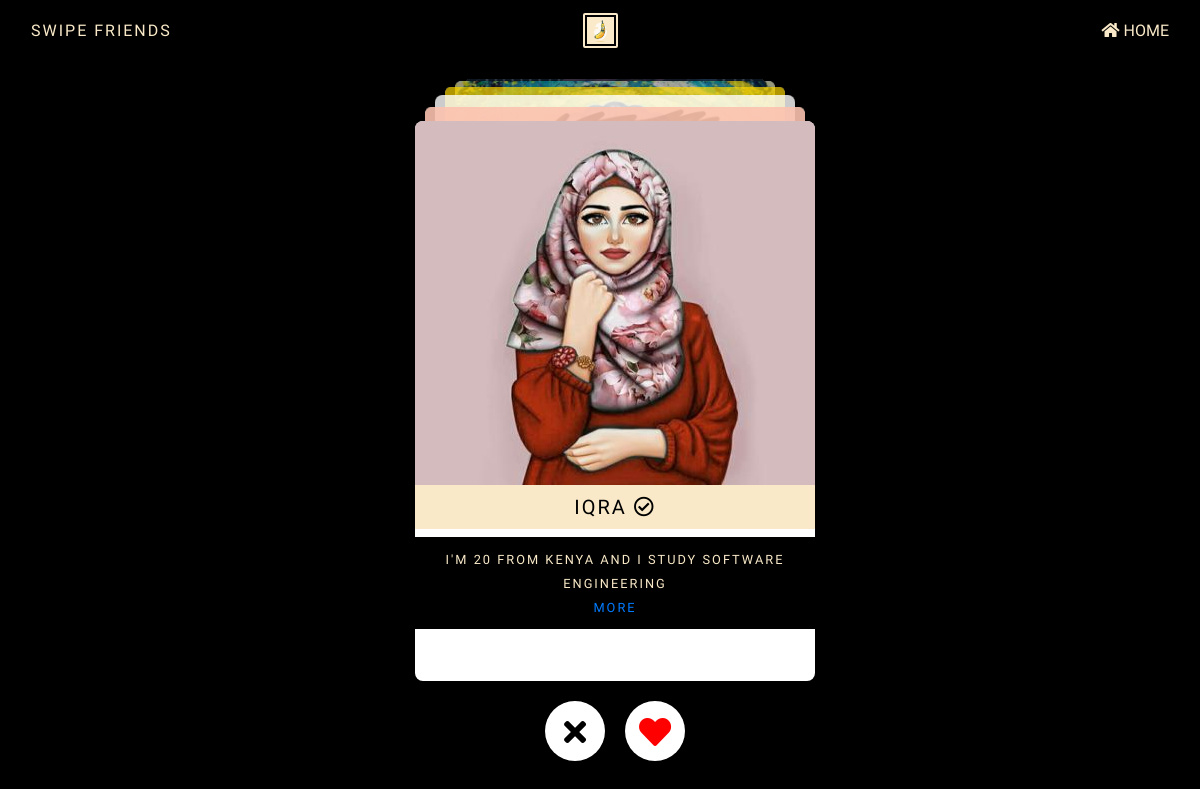
/swipe, run on the app's committed database.
### bambiv3/models.py (models this page shows, shortened)
class User(db.Model, UserMixin):
	id = db.Column(db.Integer, primary_key=True)
	username = db.Column(db.String(20), unique=True, nullable=False)
	email = db.Column(db.String(120), unique=True, nullable=False)
	image_file = db.Column(db.String(20), nullable=False, default='default.jpg')
	password = db.Column(db.String(60), nullable=False)
	department = db.Column(db.String(20), nullable=False)
	student_number = db.Column(db.Integer(), unique=True, nullable=False)
	age = db.Column(db.Integer(), nullable=False)
	country = db.Column(db.String(20), nullable=False)
	hobby = db.Column(db.String(20), nullable=False)
	posts = db.relationship('Post', backref='author', lazy=True)

### bambiv3/routes.py (the view)
@app.route('/swipe')
def swipe():
	users = User.query.all()
	return render_template('swipe.html', users=users)

### bambiv3/routes.py (called while the page is built)
@app.before_request
def before_request():
    if current_user.is_authenticated:
        current_user.last_seen = datetime.utcnow()
        db.session.commit()

### bambiv3/templates/swipe.html (shortened to what this page needs)
<!DOCTYPE html>
<html lang="en" >
<head>
    <link rel="stylesheet" href="https://cdnjs.cloudflare.com/ajax/libs/normalize/5.0.0/normalize.min.css">
    <link rel="stylesheet" href="https://stackpath.bootstrapcdn.com/bootstrap/4.1.3/css/bootstrap.min.css">
  <link rel='stylesheet' href='https://maxcdn.bootstrapcdn.com/font-awesome/4.7.0/css/font-awesome.min.css'>
  <link rel="stylesheet" href="https://use.fontawesome.com/releases/v5.4.2/css/all.css">
</head>
<body>
<div class="container-fluid">
  <nav class="navbar navbar-expand-md navbar-dark ">
    <div class="navbar-collapse collapse w-100 order-1 order-md-0 dual-collapse2">
        <ul class="navbar-nav mr-auto">
            <li>
              <span class="logo" title="Here you can Swipe New Friends who share things in common with you">SWIPE FRIENDS</span>
            </li>
        </ul>
    </div>
    <div class="mx-auto order-0">
      <a class="navbar-brand mx-auto" href="#">
        <img src="{{ url_for('static', filename='profile_pics/' + 'logo.png') }}" width="35" height="35" class="d-inline-block align-top" alt="" style="border:2px solid #F9E9C8; padding:2px;border-radius:2px;">
      </a>
    </div>
    <div class="navbar-collapse collapse w-100 order-3 dual-collapse2 settings">
        <ul class="navbar-nav ml-auto">
            <li class="nav-item">
                <a href="{{ url_for('home') }}" style="color:#F9E9C8;"><i class="fas fa-home" style="color:#F9E9C8;"></i> HOME</a>
            </li>
        </ul>
    </div>
</nav>
<div class="tinder">
  <div class="tinder--cards">
    {% for user in users if user != current_user %}
    <div class="tinder--card">
      <img src="{{ url_for('static', filename='profile_pics/' + user.image_file) }}" style="width: 100%" height="70%">
      <h5>{{user.username}} <i class="far fa-check-circle"></i></h5>
      <div class="info">
      <small>I'm {{user.age}} from {{user.country}} and I study {{user.department}}</small> <br>
      <small title="View {{user.username}}'s Profile and Posts"><a href="{{url_for('user_posts', username=user.username)}}" target="_blank">MORE</a></small>
      </div>
    </div>
    {% endfor %}
  </div>
  <div class="tinder--buttons">
    <button id="nope"><i class="fa fa-remove"></i></button>
    <button id="love"><i class="fa fa-heart"></i></button>
  </div>
</div>
</div>
</body>
</html>

### bambiv3/templates/swipe.html (style rules this page uses)
*, *:before, *:after { box-sizing: border-box; padding: 0; margin: 0; }
body { background: #000; overflow: hidden; }
.tinder { width: 100vw; height: 90vh; overflow: hidden; display: flex; flex-direction: column; position: relative; opacity: 0; transition: opacity 0.1s ease-in-out; }
.loaded.tinder { opacity: 1; }
.tinder--cards { flex-grow: 1; padding-top: 40px; text-align: center; display: flex; justify-content: center; align-items: flex-end; z-index: 1; }
.tinder--card { display: inline-block; width: 90vw; max-width: 400px; height: 70vh; background: #FFFFFF; padding-bottom: 40px; border-radius: 8px; overflow: hidden; position: absolute; will-change: transform; transition: all 0.3s ease-in-out; cursor: -webkit-grab; cursor: grab; }
.tinder--card img { max-width: 100%; pointer-events: none; }
.tinder--buttons { flex: 0 0 100px; text-align: center; padding-top: 20px; }
.tinder--buttons button { border-radius: 50%; line-height: 60px; width: 60px; border: 0; background: #FFFFFF; display: inline-block; margin: 0 8px; }
.tinder--buttons i { font-size: 32px; vertical-align: middle; }
.fa-heart { color: red; }
.fa-remove { color: #000; }
* { font-family: 'Comfortaa', cursive; }
.info { padding:10px; text-align:center; text-transform: uppercase; letter-spacing: 2px; color: #F9E9C8; background: #000; }
h5 { background: #F9E9C8; color:#000; padding:10px; text-align:center; text-transform: uppercase; letter-spacing: 2px; }
.logo { color:#F9E9C8; letter-spacing:2px; }

### data on the page
User: image_file (picture), username "IQRA", age "20", country "KENYA", department "SOFTWARE ENGINEERING"
